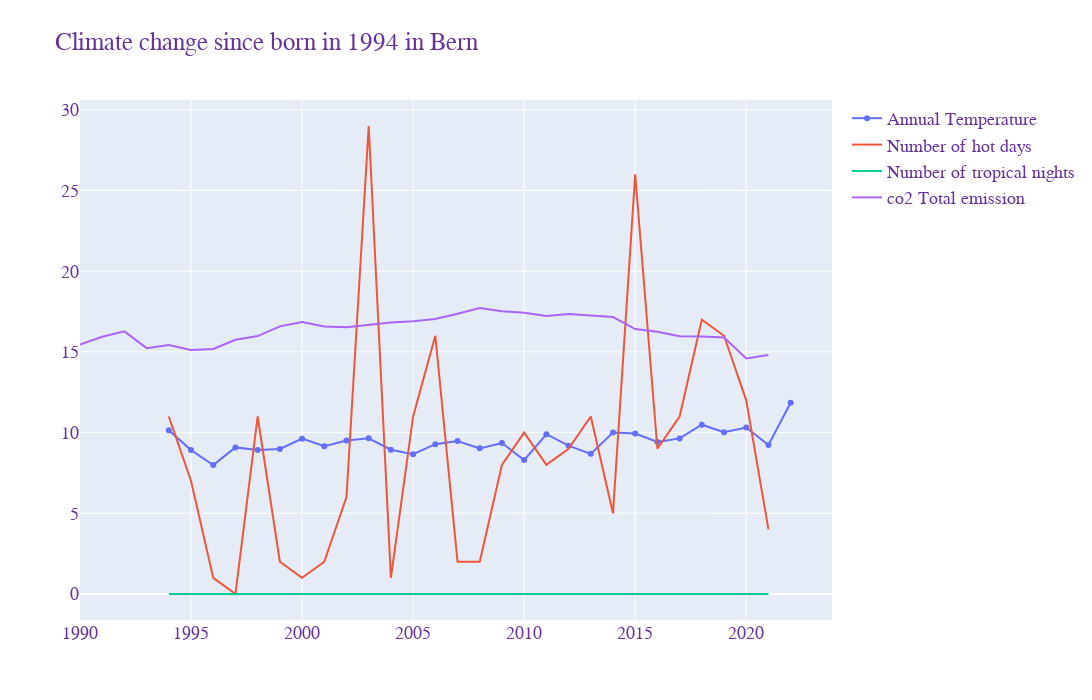

Notebook cell for this chart:
### Code cell
plot_year_canton(1994, 'Bern', 'Bern-Zollikofen 2)')

### Figure 1 — Plotly figure (JSON) as saved in the notebook; plotly's stock layout.template omitted (floating-point values rounded to 4 significant figures)
{"data": [{"mode": "lines+markers", "name": "Annual Temperature", "type": "scatter", "x": [1994, 1995, 1996, 1997, 1998, 1999, 2000, 2001, 2002, 2003, 2004, 2005, 2006, 2007, 2008, 2009, 2010, 2011, 2012, 2013, 2014, 2015, 2016, 2017, 2018, 2019, 2020, 2021, 2022], "y": [10.14, 8.917, 7.992, 9.083, 8.925, 8.983, 9.625, 9.158, 9.508, 9.65, 8.942, 8.667, 9.283, 9.475, 9.025, 9.358, 8.3, 9.9, 9.192, 8.683, 10.01, 9.942, 9.417, 9.642, 10.49, 10.03, 10.32, 9.233, 11.85]}, {"mode": "lines", "name": "Number of hot days", "type": "scatter", "x": [1994, 1995, 1996, 1997, 1998, 1999, 2000, 2001, 2002, 2003, 2004, 2005, 2006, 2007, 2008, 2009, 2010, 2011, 2012, 2013, 2014, 2015, 2016, 2017, 2018, 2019, 2020, 2021], "y": [11, 7, 1, 0, 11, 2, 1, 2, 6, 29, 1, 11, 16, 2, 2, 8, 10, 8, 9, 11, 5, 26, 9, 11, 17, 16, 12, 4]}, {"mode": "lines", "name": "Number of tropical nights", "type": "scatter", "x": [1994, 1995, 1996, 1997, 1998, 1999, 2000, 2001, 2002, 2003, 2004, 2005, 2006, 2007, 2008, 2009, 2010, 2011, 2012, 2013, 2014, 2015, 2016, 2017, 2018, 2019, 2020, 2021], "y": [0, 0, 0, 0, 0, 0, 0, 0, 0, 0, 0, 0, 0, 0, 0, 0, 0, 0, 0, 0, 0, 0, 0, 0, 0, 0, 0, 0]}, {"mode": "lines", "name": "co2 Total emission", "type": "scatter", "x": ["1990", "1991", "1992", "1993", "1994", "1995", "1996", "1997", "1998", "1999", "2000", "2001", "2002", "2003", "2004", "2005", "2006", "2007", "2008", "2009", "2010", "2011", "2012", "2013", "2014", "2015", "2016", "2017", "2018", "2019", "2020", "2021", "aSiehe Abschnitt 1.3 und Tabelle 2 der CO2-Statistik für Informationen zur Witterungsbereinigung.", null, "Tabelle 1 (CO2-Statistik): CO2-Emissionen aus Brenn- und Treibstoffen. Sowohl unter „Brennstoffe total“ wie auch unter „Brennstoffe relevant für CO2-Abgabe“ sind Abfälle nicht berücksichtigt. Allfällige Änderungen gegenüber der letzten publizierten Version dieser Statistik werden in Abschnitt 4 der CO2-Statistik diskutiert.", null, "www.bafu.admin.ch/co2-statistik"], "y": [15.46, 15.94, 16.27, 15.24, 15.42, 15.12, 15.18, 15.76, 15.98, 16.58, 16.85, 16.57, 16.52, 16.69, 16.82, 16.9, 17.04, 17.36, 17.72, 17.52, 17.43, 17.23, 17.35, 17.26, 17.16, 16.42, 16.25, 15.97, 15.96, 15.9, 14.6, 14.81, null, null, null, null, null]}], "layout": {"font": {"color": "RebeccaPurple", "family": "Courier New, monospace", "size": 18}, "height": 700, "title": {"text": "Climate change since born in 1994 in Bern"}, "width": 1200}}
